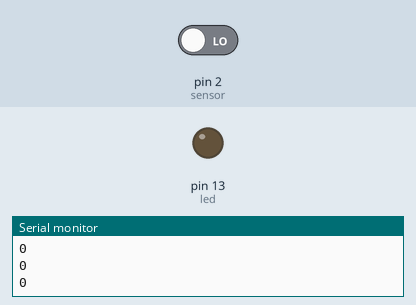
This sketch was run on a simulated Arduino Uno, built with avr-gcc and run on an emulated ATmega328P. Parts: output pins drawn as LEDs (lit = HIGH), the last lines printed to the serial monitor. The test bench sets the inputs (shaded band); at power-on: pin 2 (sensor) LOW.

Above: at 1.8 s.
1.9 s: pin 2 (sensor) driven HIGH
At 2.4 s:
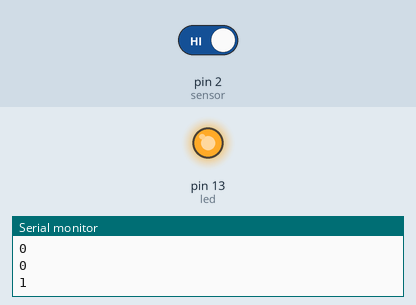
3.5 s: pin 2 (sensor) driven LOW
At 4.8 s:
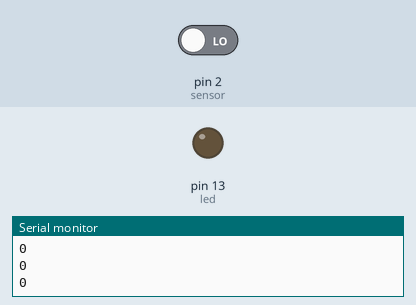
Timing chart, 0 to 6.5 s (numbered marks = the images above; inputs shaded):
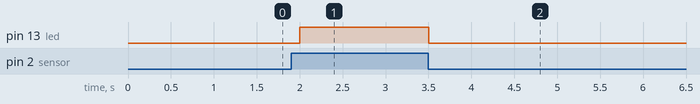

Measured:
- after the input at 1.9 s, pin 13 (led): LOW → HIGH after 0.10 s
- after the input at 3.5 s, pin 13 (led): HIGH → LOW at once

The sketch:

tilt_sensor1.ino
```cpp
int led = 13;
int sensor = 2;

void setup()
{
   pinMode (led,OUTPUT);
   pinMode (sensor,INPUT);
   Serial.begin(9600);
}

void loop()
{
  int val = digitalRead(sensor);
  Serial.println(val) ;
  if (val == HIGH)
  {
    digitalWrite(led, HIGH);
  }
  else
  {
    digitalWrite(led, LOW);
  }
  delay(500);

}
```
